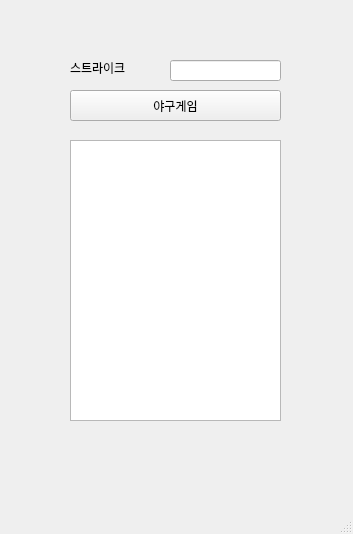
<?xml version="1.0" encoding="UTF-8"?>
<ui version="4.0">
 <class>MainWindow</class>
 <widget class="QMainWindow" name="MainWindow">
  <property name="geometry">
   <rect>
    <x>0</x>
    <y>0</y>
    <width>353</width>
    <height>534</height>
   </rect>
  </property>
  <property name="windowTitle">
   <string>MainWindow</string>
  </property>
  <widget class="QWidget" name="centralwidget">
   <widget class="QLabel" name="lbl">
    <property name="geometry">
     <rect>
      <x>70</x>
      <y>60</y>
      <width>61</width>
      <height>16</height>
     </rect>
    </property>
    <property name="text">
     <string>스트라이크</string>
    </property>
   </widget>
   <widget class="QLineEdit" name="le">
    <property name="geometry">
     <rect>
      <x>170</x>
      <y>60</y>
      <width>111</width>
      <height>21</height>
     </rect>
    </property>
   </widget>
   <widget class="QPushButton" name="pb">
    <property name="geometry">
     <rect>
      <x>70</x>
      <y>90</y>
      <width>211</width>
      <height>31</height>
     </rect>
    </property>
    <property name="text">
     <string>야구게임</string>
    </property>
   </widget>
   <widget class="QTextEdit" name="te">
    <property name="geometry">
     <rect>
      <x>70</x>
      <y>140</y>
      <width>211</width>
      <height>281</height>
     </rect>
    </property>
   </widget>
  </widget>
  <widget class="QMenuBar" name="menubar">
   <property name="geometry">
    <rect>
     <x>0</x>
     <y>0</y>
     <width>353</width>
     <height>21</height>
    </rect>
   </property>
  </widget>
  <widget class="QStatusBar" name="statusbar"/>
 </widget>
 <resources/>
 <connections/>
</ui>
